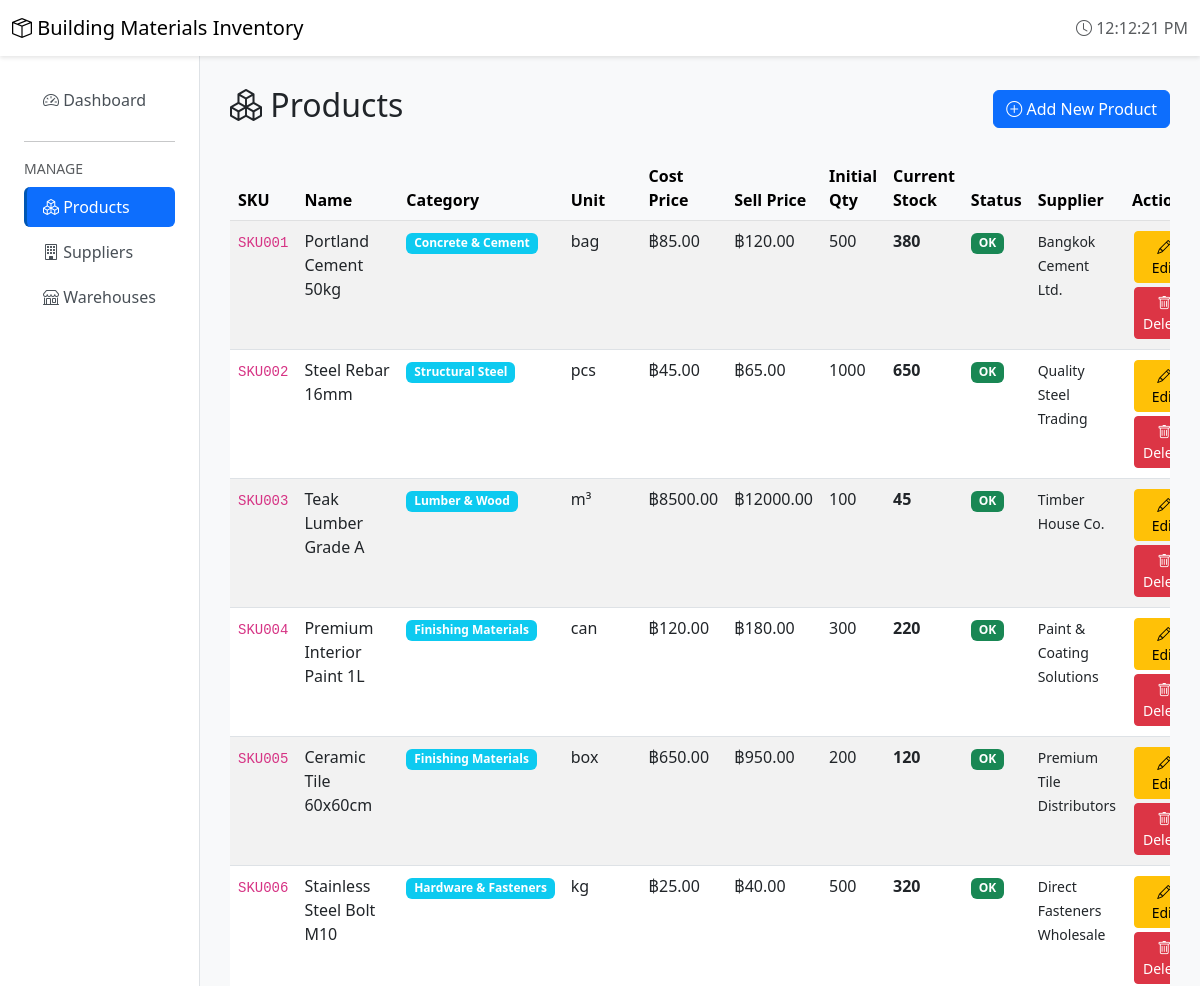
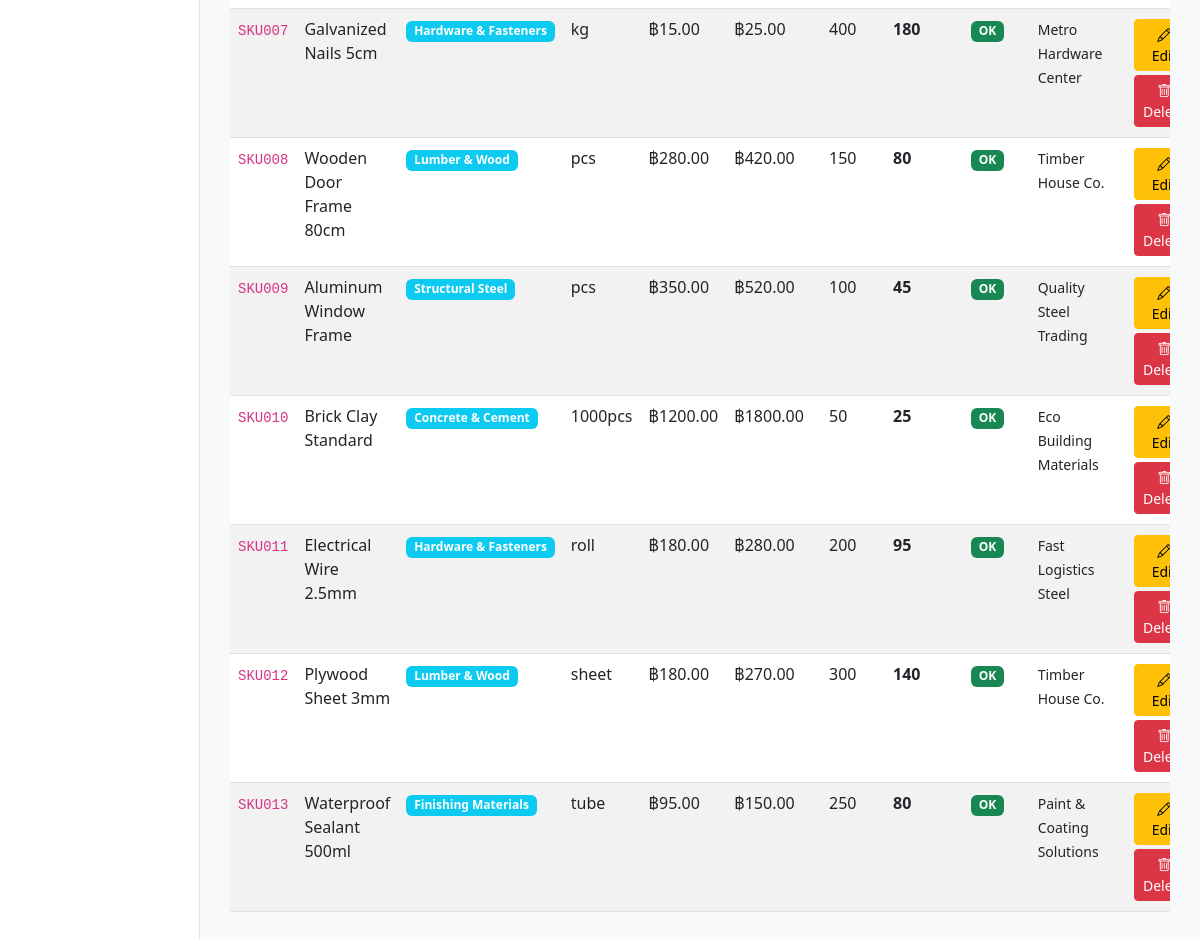
Page /products on the committed database (2 pictures, top to bottom).
### tables this page shows
CREATE TABLE products (
        product_id INTEGER PRIMARY KEY AUTOINCREMENT,
        sku TEXT NOT NULL UNIQUE,
        name TEXT NOT NULL,
        category_id INTEGER NOT NULL,
        unit TEXT,
        cost_price REAL,
        sell_price REAL,
        initial_quantity INTEGER,
        stock INTEGER,
        supplier_id INTEGER,
        FOREIGN KEY (category_id) REFERENCES categories(category_id),
        FOREIGN KEY (supplier_id) REFERENCES suppliers(supplier_id)
    );

CREATE TABLE categories (
        category_id INTEGER PRIMARY KEY AUTOINCREMENT,
        name TEXT NOT NULL UNIQUE,
        description TEXT
    );

CREATE TABLE suppliers (
        supplier_id INTEGER PRIMARY KEY AUTOINCREMENT,
        name TEXT NOT NULL,
        contact_person TEXT,
        phone TEXT,
        email TEXT,
        address TEXT
    );

### app.py (the view)
@app.route('/products')
def list_products():
    conn = get_db()
    cursor = conn.cursor()
    cursor.execute("""
        SELECT p.*, c.name as category_name, s.name as supplier_name,
               CASE WHEN p.stock < (p.initial_quantity * 0.3)
                    THEN 'Low Stock' ELSE 'OK' END as stock_status
        FROM products p
        LEFT JOIN categories c ON p.category_id = c.category_id
        LEFT JOIN suppliers s ON p.supplier_id = s.supplier_id
        ORDER BY p.product_id
    """)
    products = cursor.fetchall()
    conn.close()
    return render_template('products/list.html', products=products)

### app.py (called while the page is built)
@app.context_processor
def inject_datetime():
    return {'datetime': datetime}

def get_db():
    conn = sqlite3.connect('inventory.db')
    conn.row_factory = sqlite3.Row
    return conn

### templates/products/list.html (shortened to what this page needs)
{% extends "base.html" %}
{% block content %}
<div class="d-flex justify-content-between align-items-center mb-4">
    <h2><i class="bi bi-boxes"></i> Products</h2>
    <a href="{{ url_for('add_product') }}" class="btn btn-primary">
        <i class="bi bi-plus-circle"></i> Add New Product
    </a>
</div>
<div class="table-responsive">
    <table class="table table-hover table-striped">
        <thead class="table-light">
            <tr>
                <th>SKU</th>
                <th>Name</th>
                <th>Category</th>
                <th>Unit</th>
                <th>Cost Price</th>
                <th>Sell Price</th>
                <th>Initial Qty</th>
                <th>Current Stock</th>
                <th>Status</th>
                <th>Supplier</th>
                <th>Actions</th>
            </tr>
        </thead>
        <tbody>
            {% if products %}
                {% for product in products %}
                <tr>
                    <td><code>{{ product['sku'] }}</code></td>
                    <td>{{ product['name'] }}</td>
                    <td>
                        {% if product['category_name'] %}
                            <span class="badge bg-info">{{ product['category_name'] }}</span>
                        {% else %}
                            <span class="text-muted">-</span>
                        {% endif %}
                    </td>
                    <td>{{ product['unit'] or '-' }}</td>
                    <td>฿{{ "%.2f" | format(product['cost_price'] or 0) }}</td>
                    <td>฿{{ "%.2f" | format(product['sell_price'] or 0) }}</td>
                    <td>{{ product['initial_quantity'] or 0 }}</td>
                    <td>
                        <strong>{{ product['stock'] or 0 }}</strong>
                    </td>
                    <td>
                        {% if product['stock_status'] == 'Low Stock' %}
                            <span class="badge bg-danger">Low Stock</span>
                        {% else %}
                            <span class="badge bg-success">OK</span>
                        {% endif %}
                    </td>
                    <td>
                        {% if product['supplier_name'] %}
                            <small>{{ product['supplier_name'] }}</small>
                        {% else %}
                            <span class="text-muted small">-</span>
                        {% endif %}
                    </td>
                    <td>
                        <a href="{{ url_for('edit_product', product_id=product['product_id']) }}" class="btn btn-sm btn-warning">
                            <i class="bi bi-pencil"></i> Edit
                        </a>
                        <form method="POST" action="{{ url_for('delete_product', product_id=product['product_id']) }}" style="display:inline;">
                            <button type="submit" class="btn btn-sm btn-danger" onclick="return confirm('Are you sure?')">
                                <i class="bi bi-trash"></i> Delete
                            </button>
                        </form>
                    </td>
                </tr>
                {% endfor %}
            {% else %}
                <tr>
                    <td colspan="11" class="text-center text-muted py-4">
                        No products found. <a href="{{ url_for('add_product') }}">Add one now!</a>
                    </td>
                </tr>
            {% endif %}
        </tbody>
    </table>
</div>
{% endblock %}

### templates/base.html (shortened to what this page needs)
<!DOCTYPE html>
<html lang="en">
<head>
    <link href="https://cdn.jsdelivr.net/npm/bootstrap@5.3.0/dist/css/bootstrap.min.css" rel="stylesheet">
    <link href="https://cdn.jsdelivr.net/npm/bootstrap-icons@1.10.0/font/bootstrap-icons.css" rel="stylesheet">
</head>
<body>
    <nav class="navbar navbar-expand-lg navbar-light bg-white">
        <div class="container-fluid">
            <a class="navbar-brand" href="{{ url_for('index') }}">
                <i class="bi bi-box-seam"></i> Building Materials Inventory
            </a>
            <div class="collapse navbar-collapse" id="navbarNav">
                <ul class="navbar-nav ms-auto">
                    <li class="nav-item">
                        <span class="navbar-text text-muted">
                            <i class="bi bi-clock"></i> <span id="current-time">{{ '{:%H:%M:%S}'.format(datetime.now()) }}</span>
                        </span>
                    </li>
                </ul>
            </div>
        </div>
    </nav>
    <div class="container-fluid">
        <div class="row">
            <div class="col-md-3 col-lg-2 sidebar p-4">
                <div class="nav flex-column nav-pills">
                    <a href="{{ url_for('index') }}" class="nav-link {% if request.endpoint == 'index' %}active{% endif %}">
                        <i class="bi bi-speedometer2"></i> Dashboard
                    </a>
                    <hr class="my-3">
                    <div class="text-muted small mb-2">MANAGE</div>
                    <a href="{{ url_for('list_products') }}" class="nav-link {% if 'product' in request.endpoint %}active{% endif %}">
                        <i class="bi bi-boxes"></i> Products
                    </a>
                    <a href="{{ url_for('list_suppliers') }}" class="nav-link {% if 'supplier' in request.endpoint %}active{% endif %}">
                        <i class="bi bi-building"></i> Suppliers
                    </a>
                    <a href="{{ url_for('list_warehouses') }}" class="nav-link {% if 'warehouse' in request.endpoint %}active{% endif %}">
                        <i class="bi bi-shop"></i> Warehouses
                    </a>
                </div>
            </div>
            <div class="col-md-9 col-lg-10 content">
                {% block content %}{% endblock %}
            </div>
        </div>
    </div>
</body>
</html>

### templates/base.html (style rules this page uses)
body { background-color: #f8f9fa; }
.navbar { box-shadow: 0 2px 4px rgba(0,0,0,.1); }
.sidebar { background-color: #fff; border-right: 1px solid #dee2e6; min-height: calc(100vh - 56px); }
.nav-link { color: #495057; border-left: 3px solid transparent; margin-bottom: 5px; }
.nav-link.active { background-color: #e7f1ff; color: #0056b3; border-left-color: #0056b3; }
.content { padding: 30px; }
.btn-sm { margin: 2px; }

### rows in the picture
products: sku "SKU001", name "Portland Cement 50kg", category_name "Concrete & Cement", unit "bag", cost_price "85.00", sell_price "120.00", initial_quantity "500", stock "380", supplier_name "Bangkok Cement Ltd."
products: sku "SKU002", name "Steel Rebar 16mm", category_name "Structural Steel", unit "pcs", cost_price "45.00", sell_price "65.00", initial_quantity "1000", stock "650", supplier_name "Quality Steel Trading"
products: sku "SKU003", name "Teak Lumber Grade A", category_name "Lumber & Wood", unit "m³", cost_price "8500.00", sell_price "12000.00", initial_quantity "100", stock "45", supplier_name "Timber House Co."
products: sku "SKU004", name "Premium Interior Paint 1L", category_name "Finishing Materials", unit "can", cost_price "120.00", sell_price "180.00", initial_quantity "300", stock "220", supplier_name "Paint & Coating Solutions"
products: sku "SKU005", name "Ceramic Tile 60x60cm", category_name "Finishing Materials", unit "box", cost_price "650.00", sell_price "950.00", initial_quantity "200", stock "120", supplier_name "Premium Tile Distributors"
products: sku "SKU006", name "Stainless Steel Bolt M10", category_name "Hardware & Fasteners", unit "kg", cost_price "25.00", sell_price "40.00", initial_quantity "500", stock "320", supplier_name "Direct Fasteners Wholesale"
products: sku "SKU007", name "Galvanized Nails 5cm", category_name "Hardware & Fasteners", unit "kg", cost_price "15.00", sell_price "25.00", initial_quantity "400", stock "180", supplier_name "Metro Hardware Center"
products: sku "SKU008", name "Wooden Door Frame 80cm", category_name "Lumber & Wood", unit "pcs", cost_price "280.00", sell_price "420.00", initial_quantity "150", stock "80", supplier_name "Timber House Co."
products: sku "SKU009", name "Aluminum Window Frame", category_name "Structural Steel", unit "pcs", cost_price "350.00", sell_price "520.00", initial_quantity "100", stock "45", supplier_name "Quality Steel Trading"
products: sku "SKU010", name "Brick Clay Standard", category_name "Concrete & Cement", unit "1000pcs", cost_price "1200.00", sell_price "1800.00", initial_quantity "50", stock "25", supplier_name "Eco Building Materials"
products: sku "SKU011", name "Electrical Wire 2.5mm", category_name "Hardware & Fasteners", unit "roll", cost_price "180.00", sell_price "280.00", initial_quantity "200", stock "95", supplier_name "Fast Logistics Steel"
products: sku "SKU012", name "Plywood Sheet 3mm", category_name "Lumber & Wood", unit "sheet", cost_price "180.00", sell_price "270.00", initial_quantity "300", stock "140", supplier_name "Timber House Co."
products: sku "SKU013", name "Waterproof Sealant 500ml", category_name "Finishing Materials", unit "tube", cost_price "95.00", sell_price "150.00", initial_quantity "250", stock "80", supplier_name "Paint & Coating Solutions"
